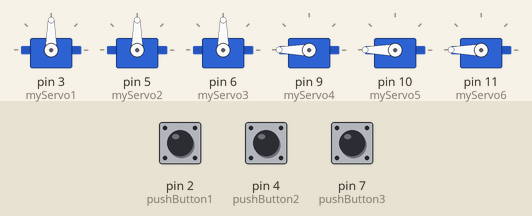
This sketch was run on a simulated Arduino Uno, built with avr-gcc and run on an emulated ATmega328P. Shown: 6 × servo. The inputs (shaded band) are chosen by the test bench; at power-on: pin 2 (pushButton1) LOW, pin 7 (pushButton3) LOW, pin 4 (pushButton2) LOW.

Above: at 1.2 s.
1.3 s: pin 2 (pushButton1) pulled HIGH for 0.15 s
At 2.5 s:
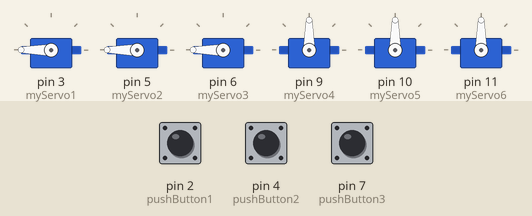
2.9 s: pin 7 (pushButton3) pulled HIGH for 0.15 s
At 3.6 s:
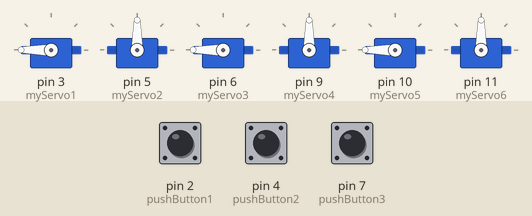
4.5 s: pin 2 (pushButton1) pulled HIGH for 1 s
At 5.3 s:
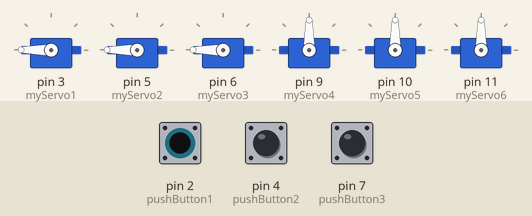
7.0 s: pin 4 (pushButton2) pulled HIGH for 0.15 s
At 7.9 s:
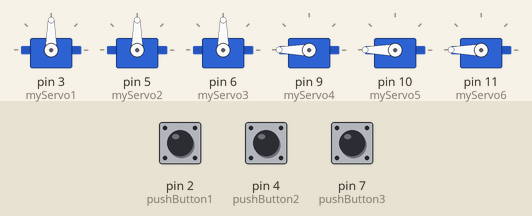
Timing chart, 0 to 9.6 s (numbered marks = the images above; inputs shaded):
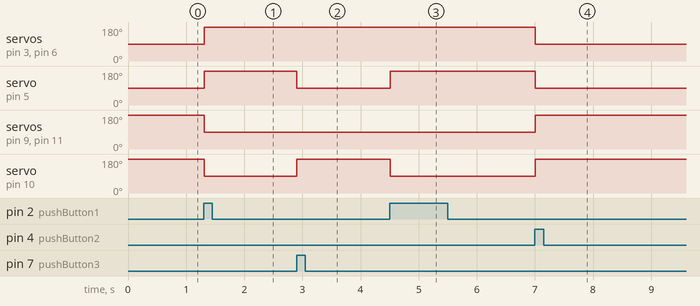

The sketch:

6_motors_control_arduino_code.ino
```cpp
// C++ code
//
#include <Servo.h>
Servo myServo1 ;
Servo myServo2 ;
Servo myServo3 ;
Servo myServo4 ;
Servo myServo5 ;
Servo myServo6 ;
int pushButton1 = 2;
int pushButton2 = 4;
int pushButton3 = 7;

void setup(){
  myServo1.attach(3);
  myServo2.attach(5);
  myServo3.attach(6);
  myServo4.attach(9);
  myServo5.attach(10);
  myServo6.attach(11);

myServo1.write(90); // initial angle  for servo
myServo2.write(90);
myServo3.write(90);
myServo4.write(180);
myServo5.write(180);
myServo6.write(180);
   pinMode(11, OUTPUT);
  pinMode(10, OUTPUT);
  pinMode(9, OUTPUT);
  pinMode(6, OUTPUT);
  pinMode(5, OUTPUT);
   pinMode(3, OUTPUT);
  pinMode(2, INPUT);
   pinMode(4, INPUT);
   pinMode(7, INPUT);


  Serial.begin(9600);
}
void loop(){
  int buttonState1 = digitalRead(pushButton1);
   int buttonState2 = digitalRead(pushButton2);
  int buttonState3 = digitalRead(pushButton3);

  if (buttonState1 == 1) {

  myServo1.write(180);
  myServo2.write(180);
  myServo3.write(180);
  myServo4.write(90);
  myServo5.write(90);
  myServo6.write(90);
  }
   if (buttonState2 == 1) {

  myServo1.write(90);
  myServo2.write(90);
  myServo3.write(90);
  myServo4.write(180);
  myServo5.write(180);
  myServo6.write(180);
  }
  if (buttonState3 == 1) {

  myServo1.write(180);
  myServo2.write(90);
  myServo3.write(180);
  myServo4.write(90);
  myServo5.write(180);
  myServo6.write(90);
  }
  delay(15);
}
```

Measured:
- after the input at 1.3 s, servo on pin 3 (myServo1), servo on pin 5 (myServo2), servo on pin 6 (myServo3): 90° → 180° at once; servo on pin 9 (myServo4), servo on pin 10 (myServo5), servo on pin 11 (myServo6): 180° → 90° at once
- after the input at 2.9 s, servo on pin 5 (myServo2): 180° → 90° at once; servo on pin 10 (myServo5): 90° → 180° at once
- after the input at 4.5 s, servo on pin 5 (myServo2): 90° → 180° at once; servo on pin 10 (myServo5): 180° → 90° at once
- after the input at 7.0 s, servo on pin 3 (myServo1), servo on pin 5 (myServo2), servo on pin 6 (myServo3): 180° → 90° at once; servo on pin 9 (myServo4), servo on pin 10 (myServo5), servo on pin 11 (myServo6): 90° → 180° at once
